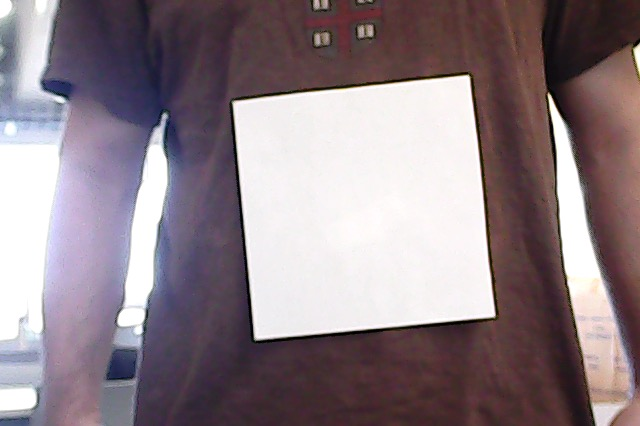
#> input picture images/bigcamera.jpg, 640 x 426 px
$ python test.py   (older library calls are emulated)
#> lines starting #> are read from the running program, lines starting #| are printed output that depends on the picture; after the words box and inside, x2 and y2 are one past the last pixel; in counts of white or black regions, pixels touching at a corner belong together
# import the necessary packages
from imutils import paths
import numpy as np
import imutils
import cv2

def find_marker(image):
    # convert the image to grayscale, blur it, and detect edges
    gray = cv2.cvtColor(image, cv2.COLOR_BGR2GRAY)
    gray = cv2.GaussianBlur(gray, (5, 5), 0)
    edged = cv2.Canny(gray, 35, 125)
    # find the contours in the edged image and keep the largest one;
    # we'll assume that this is our piece of paper in the image
    cnts = cv2.findContours(edged.copy(), cv2.RETR_LIST, cv2.CHAIN_APPROX_SIMPLE)
    cnts = imutils.grab_contours(cnts)
    # c = max(cnts, key = cv2.contourArea)
	# compute the bounding box of the of the paper region and return it
    # return cv2.minAreaRect(c)
    cnts = sorted(cnts, key=cv2.contourArea, reverse=True)[:5]
    for c in cnts:
        peri = cv2.arcLength(c, True)
        approx = cv2.approxPolyDP(c, 0.1 * peri, True)
        if len(approx) == 4:
            # return cv2.minAreaRect(approx)
            (_, _, w, h) = cv2.boundingRect(approx)
            ar = w / float(h)
            if ar >= 0.95 and ar <= 1.05:
                return cv2.minAreaRect(approx)

def distance_to_camera(knownWidth, focalLength, perWidth):
    # compute and return the distance from the maker to the camera
    return (knownWidth * focalLength) / perWidth

# initialize the known distance from the camera to the object, which
# in this case is 24 inches
KNOWN_DISTANCE = 36.0
# initialize the known object width, which in this case, the piece of
# paper is 12 inches wide
KNOWN_WIDTH = 7.5
# load the furst image that contains an object that is KNOWN TO BE 2 feet
# from our camera, then find the paper marker in the image, and initialize
# the focal length
image = cv2.imread("images/bigcamera.jpg")
#> image is the input picture: shape (426, 640, 3); mean B, G, R 134.4, 127.7, 141.9
marker = find_marker(image)
#> in find_marker, `gray = cv2.cvtColor(image, cv2.COLOR_BGR2GRAY)`:
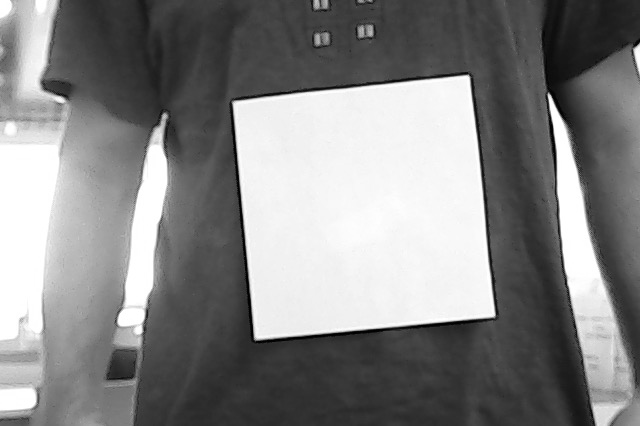
#> gray: shape (426, 640); min 0, max 255, mean 132.7
#> in find_marker, `edged = cv2.Canny(gray, 35, 125)`:
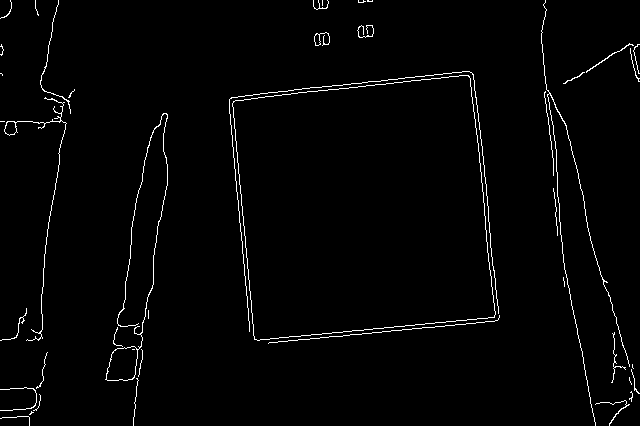
#> edged: shape (426, 640); 1.9% white in thin lines or dots
#> in find_marker, `cnts = cv2.findContours(edged.copy(), cv2.RETR_LIST, cv2.CHAIN_APPROX_..`: cnts = 47 contours, 37 with area under 20; largest, box (x1, y1, x2, y2) and area: (232, 75, 496, 341) 58316, (232, 75, 496, 341) 58314, (105, 113, 168, 381) 887, (106, 346, 138, 381) 842, (4, 97, 67, 341) 156
#> in find_marker, `cnts = sorted(cnts, key=cv2.contourArea, reverse=True)[:5]`: cnts = 5 contours; box (x1, y1, x2, y2) and area: (232, 75, 496, 341) 58316, (232, 75, 496, 341) 58314, (105, 113, 168, 381) 887, (106, 346, 138, 381) 842, (4, 97, 67, 341) 156
#> the loop in find_marker, `for c in cnts:` made 1 pass
#> (peri, approx, w, h, ar) on pass 1: (996.8, [[468, 75], [233, 101], [254, 339], [494, 317]], 262, 265, 0.989)
#> marker = ((362.9, 206.8), (241, 243.4), -5.24)
focalLength = (marker[1][0] * KNOWN_DISTANCE) / KNOWN_WIDTH
#> focalLength = 1156.8

# loop over the images

cap = cv2.VideoCapture(0)
while True:
    # load the image, find the marker in the image, then compute the
    # distance to the marker from the camera
    ret, image = cap.read()
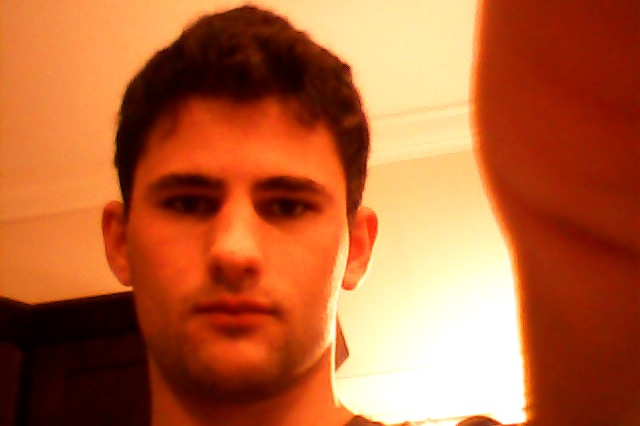
#> input picture images/face.jpg, 640 x 426 px, given in place of the camera
#> image is the input picture: shape (426, 640, 3); mean B, G, R 57.2, 99.2, 182.2
    marker = find_marker(image)
#> in find_marker (call 2), `gray = cv2.cvtColor(image, cv2.COLOR_BGR2GRAY)`:
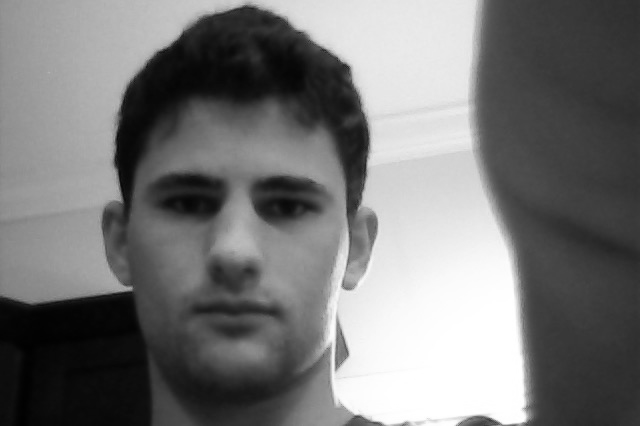
#> gray: shape (426, 640); min 1, max 255, mean 119.2
#> in find_marker (call 2), `edged = cv2.Canny(gray, 35, 125)`:
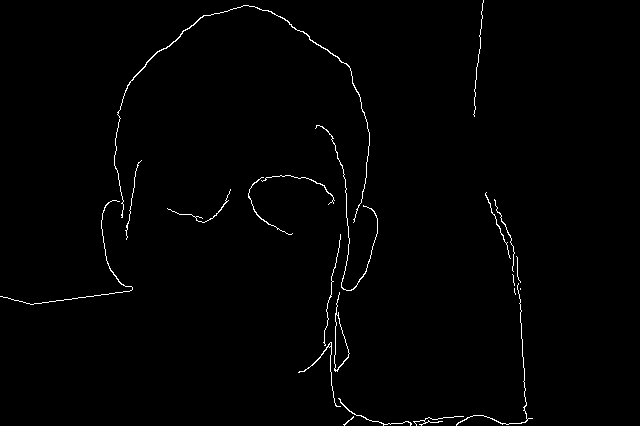
#> edged: shape (426, 640); 1% white in thin lines or dots, all inside (x1, y1, x2, y2) = (0, 0, 533, 426)
#> in find_marker (call 2), `cnts = cv2.findContours(edged.copy(), cv2.RETR_LIST, cv2.CHAIN_APPROX_..`: cnts = 23 contours, 14 with area under 20; largest, box (x1, y1, x2, y2) and area: (334, 292, 350, 372) 463, (334, 314, 350, 371) 443, (114, 5, 370, 223) 132, (315, 125, 378, 291) 35, (298, 342, 341, 407) 32
#> in find_marker (call 2), `cnts = sorted(cnts, key=cv2.contourArea, reverse=True)[:5]`: cnts = 5 contours; box (x1, y1, x2, y2) and area: (334, 292, 350, 372) 463, (334, 314, 350, 371) 443, (114, 5, 370, 223) 132, (315, 125, 378, 291) 35, (298, 342, 341, 407) 32
#> the loop in find_marker (call 2), `for c in cnts:` made 5 passes
#> (peri, approx, w, h, ar) on pass 5: (230.8, [[330, 342], [298, 372], [330, 346], [340, 406]], 43, 65, 0.662)
#> (peri, approx) on passes 1, 2, 4: (184.2, [[339, 292], [335, 371]]), (126.1, [[336, 314], [349, 353], [336, 370]]), (609.1, [[316, 125], [351, 290]])

    if marker:
        inches = distance_to_camera(KNOWN_WIDTH, focalLength, marker[1][0])
        # draw a bounding box around the image and display it
        box = cv2.cv.BoxPoints(marker) if imutils.is_cv2() else cv2.boxPoints(marker)
        box = np.int0(box)
        cv2.drawContours(image, [box], -1, (0, 255, 0), 2)
        cv2.putText(image, "%.2fft" % (inches / 12),
            (image.shape[1] - 200, image.shape[0] - 20), cv2.FONT_HERSHEY_SIMPLEX,
            2.0, (0, 255, 0), 3)
    cv2.imshow("image", image)
    cv2.waitKey(1)
cap.release()
